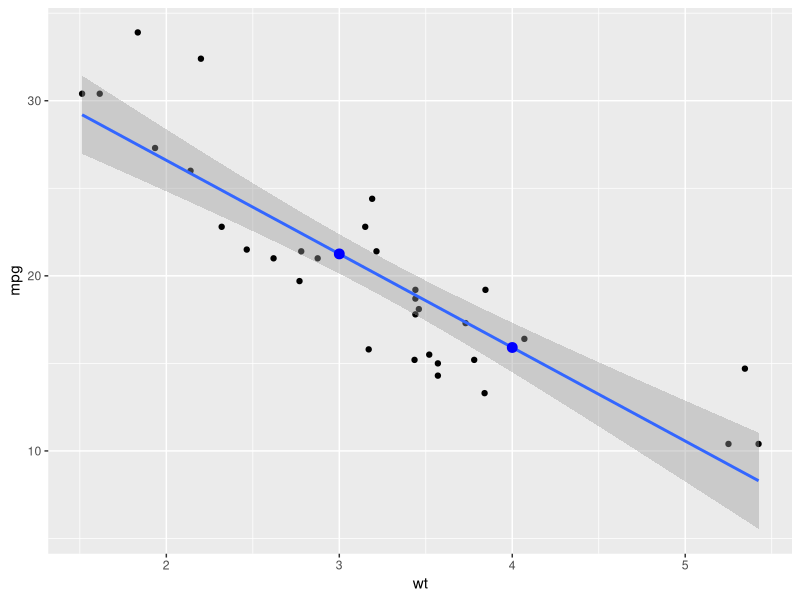
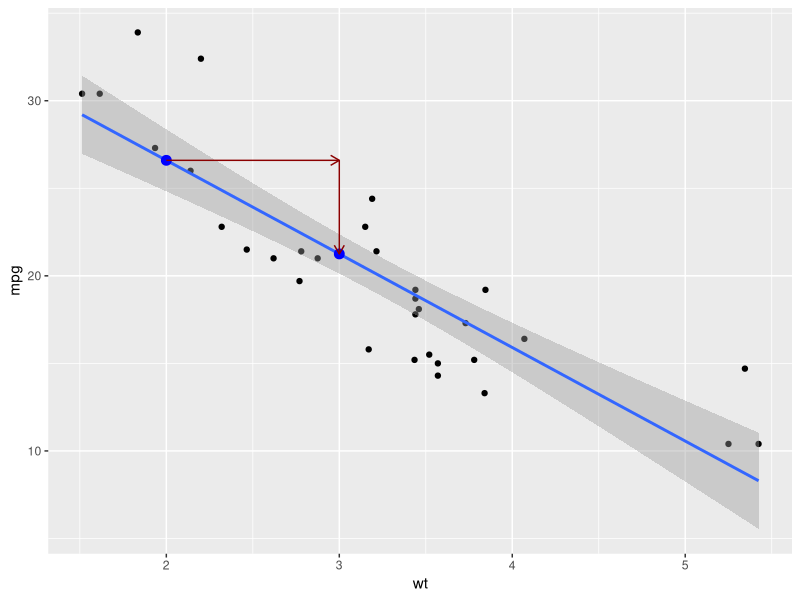
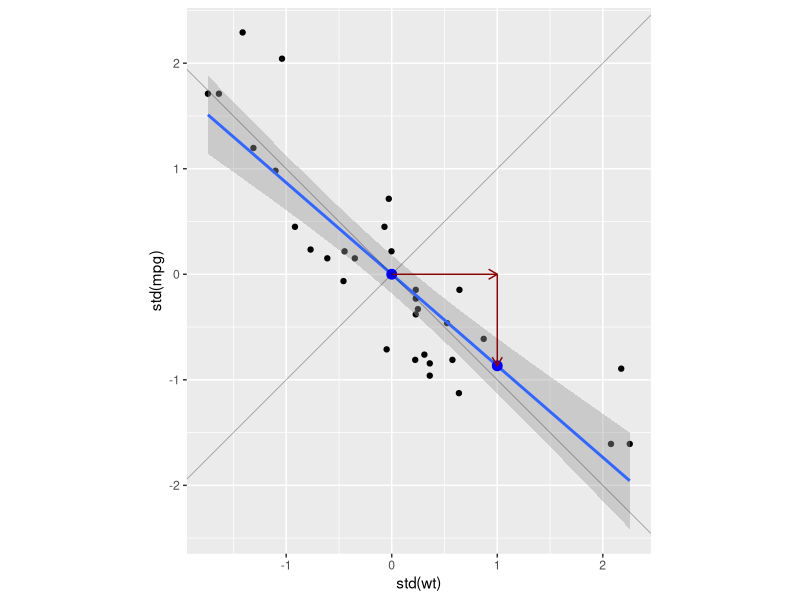

These charts were generated, in order, by the following R code:
## ---- chunk 1
knitr::opts_chunk$set(echo = TRUE)
options(tidyverse.quiet = TRUE)
## ---- chunk 2
library(tidyverse)

## ---- chunk 3
mtcars |>
  ggplot(aes(wt, mpg)) +
  geom_point() +
  geom_smooth(method = lm) +
  stat_smooth(method = lm,
              geom = "point", # draw fitted values as points
              color = "blue",
              xseq = c(3,4),
              size = 3)

layer_data(last_plot(), 3)

xdiff <- c(2,3)

mtcars |>
  ggplot(aes(wt, mpg)) +
  geom_point() +
  geom_smooth(method = lm) +
  stat_smooth(method = lm, 
              geom = 'point',
              xseq = c(2,3), 
              size = 3, 
              color = "blue") +
  stat_smooth(method = lm,
              geom = "segment", # draw fitted values as points
              color = "darkred",
              xseq = c(2,3), # 'from', 'to' value pair
              aes(yend = after_stat(y[1]), # 'from' value of y
                  xend = 3), # 'to' value of x
              arrow = arrow(ends = c("last", "first"), 
                            length = unit(.1, "in"))) 


std <- function(x){
  
  (x - mean(x))/sd(x)
  
}

mtcars |>
  ggplot() +
  aes(std(wt), std(mpg)) +
  geom_point() +
  geom_smooth(method = lm) +
  stat_smooth(method = lm, 
              geom = 'point',
              xseq = c(0,1), 
              size = 3, 
              color = "blue") +
  stat_smooth(method = lm,
              geom = "segment", # draw fitted values as points
              color = "darkred",
              xseq = c(0,1), # 'from', 'to' value pair
              aes(yend = after_stat(y[1]), # 'from' value of y
                  xend = 1), # 'to' value of x
              arrow = arrow(ends = c("last", "first"), 
                            length = unit(.1, "in"))) + 
  coord_fixed() + 
  annotate(geom = "point",
           x = 0, y = 0,
           shape = 4,
           size = 200,
           alpha = .3)
